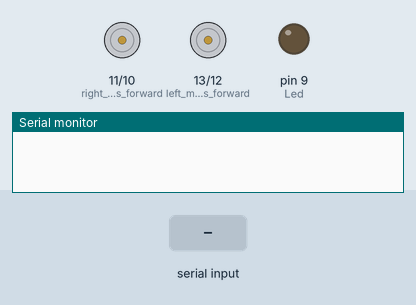
A sketch run on a simulated Arduino Uno, built with avr-gcc and run on an emulated ATmega328P. Parts: motor-driver pin pairs drawn as motors (green arrow = first pin HIGH = forward, orange = second pin HIGH = backward, longer = more drive), output pins drawn as LEDs (lit = HIGH), the last lines printed to the serial monitor. The inputs (shaded band) are chosen by the test bench.

Above: at 1.2 s.
1.3 s: "F" received over Serial
At 2.1 s:
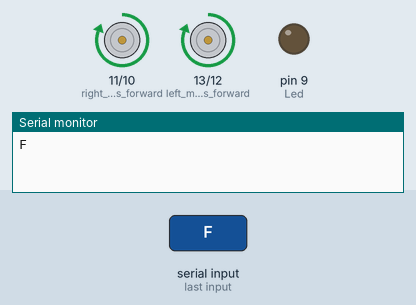
2.9 s: "B" received over Serial
At 3.3 s:
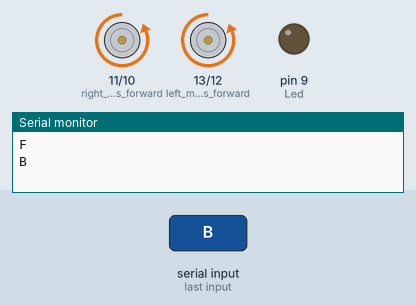
4.5 s: "L" received over Serial
At 5.7 s:
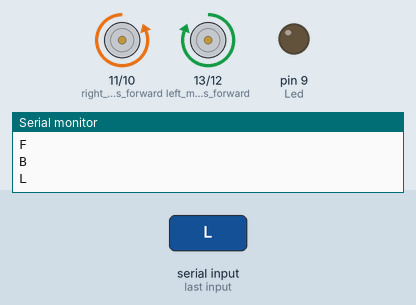
6.0 s: "R" received over Serial
At 6.9 s:
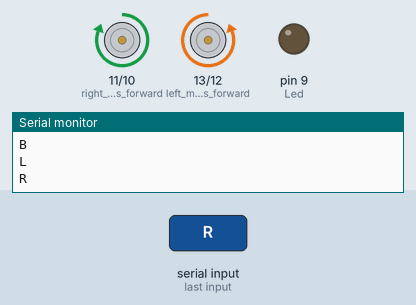
7.5 s: "W" received over Serial
At 8.0 s:
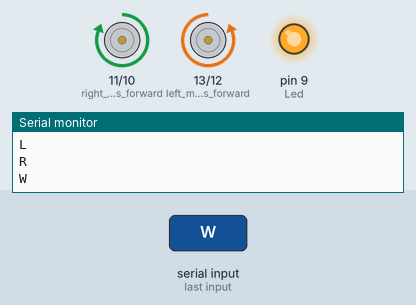
9.0 s: "S" received over Serial
At 10.4 s:
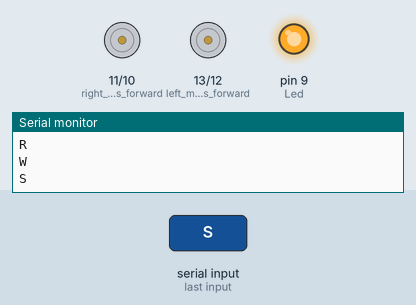
Timing chart, 0 to 11.5 s (numbered marks = the images above; inputs shaded):
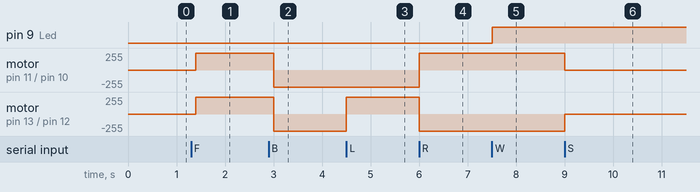

Measured:
- after the input at 1.3 s, motor on pin 11 (right_motors_forward) / pin 10 (right_motors_reverse), motor on pin 13 (left_motors_forward) / pin 12 (left_motors_reverse): stopped → forward 255/255 after 0.10 s
- after the input at 2.9 s, motor on pin 11 (right_motors_forward) / pin 10 (right_motors_reverse), motor on pin 13 (left_motors_forward) / pin 12 (left_motors_reverse): forward 255/255 → backward 255/255 after 0.10 s
- after the input at 4.5 s, motor on pin 13 (left_motors_forward) / pin 12 (left_motors_reverse): backward 255/255 → forward 255/255 at once
- after the input at 6.0 s, motor on pin 11 (right_motors_forward) / pin 10 (right_motors_reverse): backward 255/255 → forward 255/255 at once; motor on pin 13 (left_motors_forward) / pin 12 (left_motors_reverse): forward 255/255 → backward 255/255 at once
- after the input at 7.5 s, pin 9 (Led): LOW → HIGH at once
- after the input at 9.0 s, motor on pin 11 (right_motors_forward) / pin 10 (right_motors_reverse): forward 255/255 → stopped at once; motor on pin 13 (left_motors_forward) / pin 12 (left_motors_reverse): backward 255/255 → stopped at once

The sketch:

MOBIL_ARDUINO_RC_SMART_BLUETOOTH.ino
```cpp
char t;

void setup() {
pinMode(13,OUTPUT);   //left motors forward
pinMode(12,OUTPUT);   //left motors reverse
pinMode(11,OUTPUT);   //right motors forward
pinMode(10,OUTPUT);   //right motors reverse
pinMode(9,OUTPUT);   //Led
Serial.begin(9600);

}

void loop() {
if(Serial.available()){
  t = Serial.read();
  Serial.println(t);
}

if(t == 'F'){            // MAJU


  digitalWrite(13,HIGH);
  digitalWrite(12,LOW);
  digitalWrite(11,HIGH);
  digitalWrite(10,LOW);
}

else if(t == 'B'){      // MUNDUR


  digitalWrite(13,LOW);
  digitalWrite(12,HIGH);
  digitalWrite(11,LOW);
  digitalWrite(10,HIGH);
}

else if(t == 'L'){      //BELOK KANAN

  digitalWrite(13,HIGH);
  digitalWrite(12,LOW);
  digitalWrite(11,LOW);
  digitalWrite(10,HIGH);
}

else if(t == 'R'){      //BELOK KIRI

  digitalWrite(13,LOW);
  digitalWrite(12,HIGH);
  digitalWrite(11,HIGH);
  digitalWrite(10,LOW);
}

else if(t == 'W'){    //led ON)
  digitalWrite(9,HIGH);
}
else if(t == 'w'){
  digitalWrite(9,LOW);//LED OF
}

else if(t == 'S'){      //STOP
  digitalWrite(13,LOW);
  digitalWrite(12,LOW);
  digitalWrite(11,LOW);
  digitalWrite(10,LOW);
}
delay(100);
}
```
